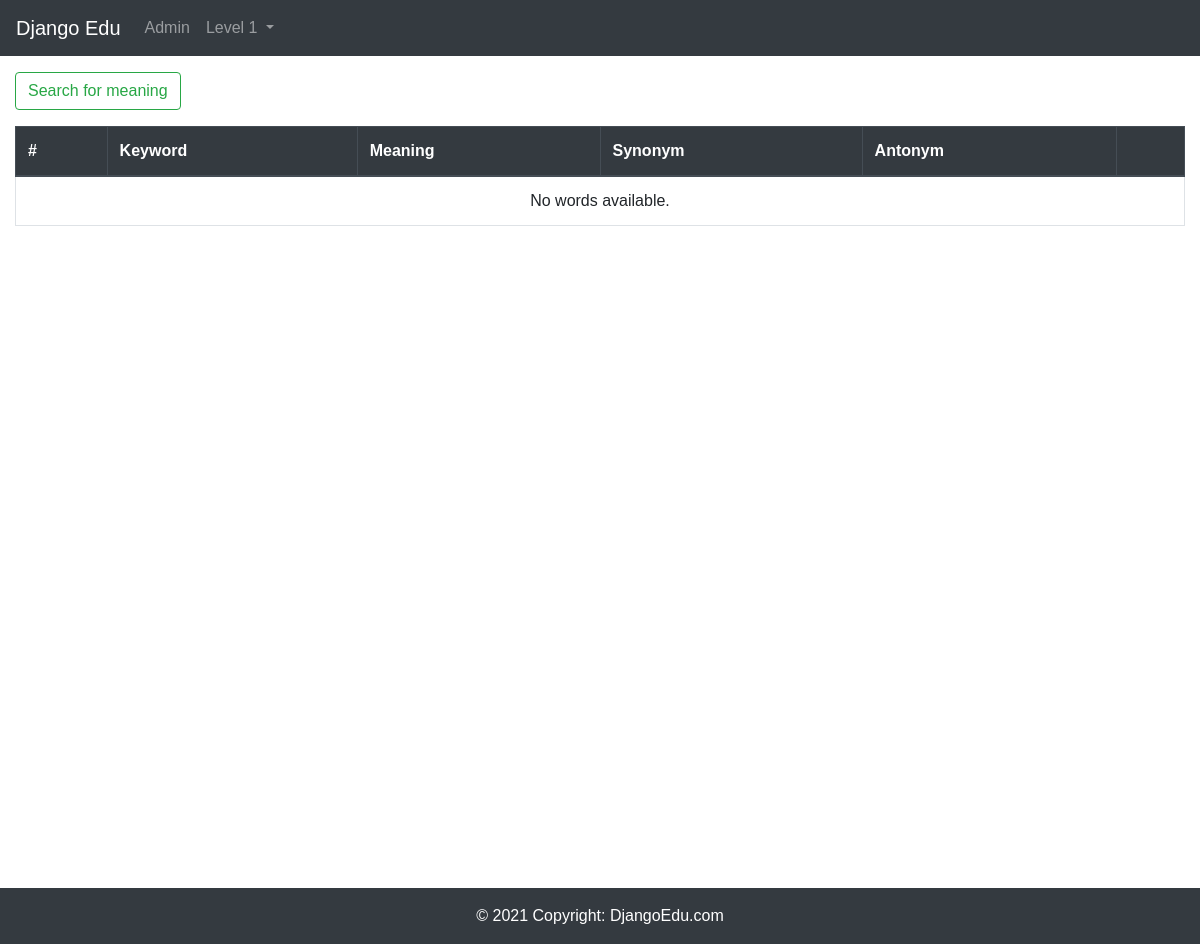
Before: /dictionaries/ with the older database file.
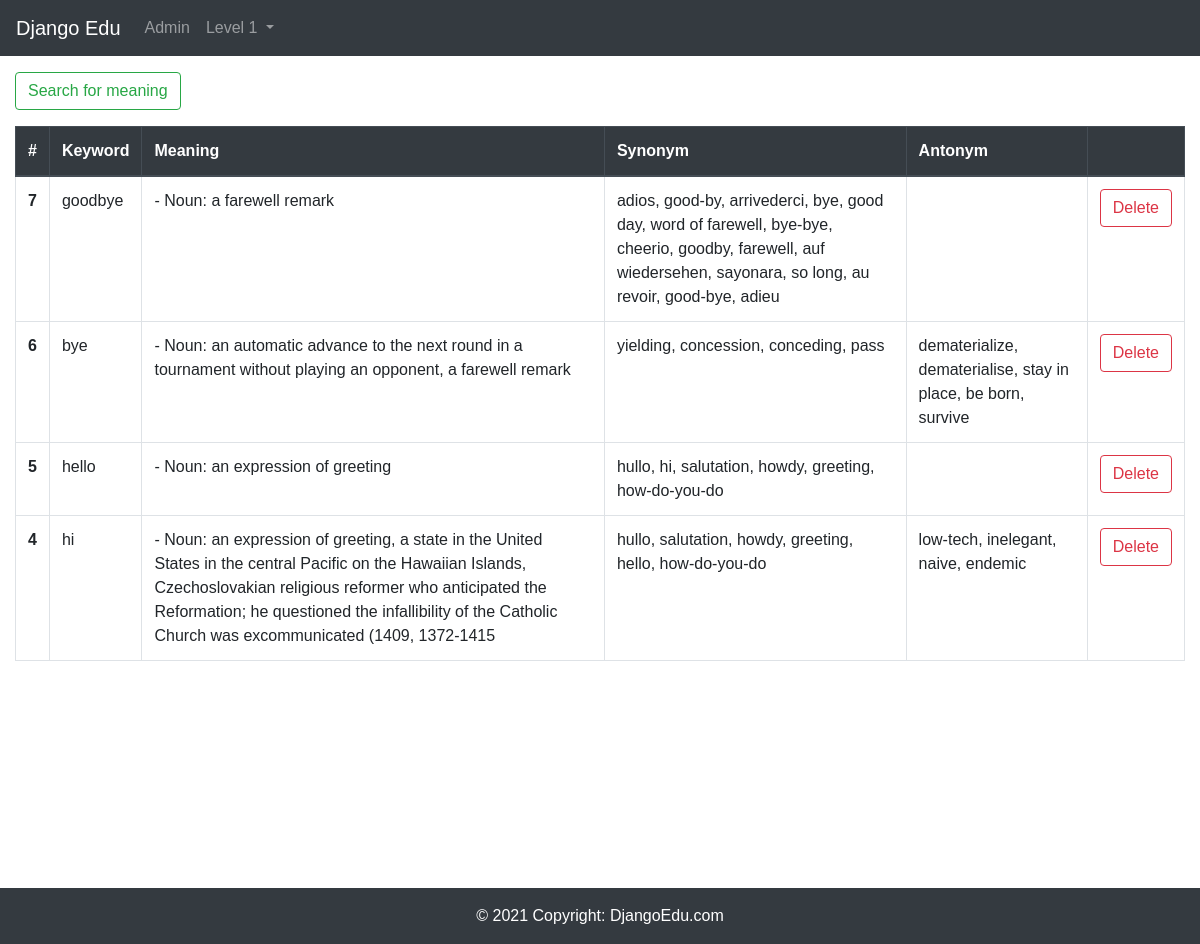
After: the same page with the newer database file.
### dictionaries/models.py (models this page shows, shortened)
class Word(models.Model):
    keyword = models.CharField(max_length=255)
    meaning = models.TextField()
    synonym = models.TextField(null=True, blank=True)
    antonym = models.TextField(null=True, blank=True)
    date_created = models.DateTimeField(default=timezone.now)

### dictionaries/views.py (the view)
# urls.py: path('', views.index, name='index'),
def index(request):
    return render(request, 'dictionaries/index.html', {
        'words': Word.objects.all().order_by('id').reverse(),
    })

### dictionaries/templates/dictionaries/index.html (shortened to what this page needs)
{% extends 'layouts/base.html' %}
{% block content %}
<div class="container-fluid">
  <button
    type="button"
    class="btn btn-outline-success"
    data-toggle="modal"
    data-target="#modal-dictionary"
  >
    Search for meaning
  </button>
  <div class="table-responsive">
    <table class="table table-bordered table-hover mt-3">
      <thead class="thead-dark">
        <tr>
          <th scope="col">#</th>
          <th scope="col">Keyword</th>
          <th scope="col">Meaning</th>
          <th scope="col">Synonym</th>
          <th scope="col">Antonym</th>
          <th scope="col"></th>
        </tr>
      </thead>
      <tbody>
        {% if words|length > 0 %}
          {% for word in words %}
          <tr>
            <th scope="row">{{ word.id }}</th>
            <td>{{ word.keyword }}</td>
            <td>{{ word.meaning }}</td>
            <td>{{ word.synonym }}</td>
            <td>{{ word.antonym }}</td>
            <td class="text-center">
              <button
                type="button"
                class="btn btn-outline-danger btn-delete-word"
                data-word-id="{{ word.id }}"
              >
                Delete
              </button>
            </td>
          </tr>
          {% endfor %}
        {% else %}
        <td colspan="6" class="text-center">No words available.</td>
        {% endif %}
      </tbody>
    </table>
  </div>
</div>
{% endblock content %}

Changed rows visible on the page:
added Word: id "7", keyword "goodbye", meaning "- Noun: a farewell remark", synonym "adios, good-by, arrivederci, bye, good day, word of farewell, bye-bye, cheerio, goodby, farewell, auf wiedersehen, sayonara, so long, au revoir, good-bye, adieu"
added Word: id "6", keyword "bye", meaning "- Noun: an automatic advance to the next round in a tournament without playing an opponent, a farewell remark", synonym "yielding, concession, conceding, pass", antonym "dematerialize, dematerialise, stay in place, be born, survive"
added Word: id "5", keyword "hello", meaning "- Noun: an expression of greeting", synonym "hullo, hi, salutation, howdy, greeting, how-do-you-do"
added Word: id "4", keyword "hi", meaning "- Noun: an expression of greeting, a state in the United States in the central Pacific on the Hawaiian Islands, Czechoslovakian religious reformer who anticipated the Reformation; he questioned the infallibility of the Catholic Church was excommunicated (1409, 1372-1415", synonym "hullo, salutation, howdy, greeting, hello, how-do-you-do", antonym "low-tech, inelegant, naive, endemic"
Other visible differences:
text no longer shown: "No words available."
